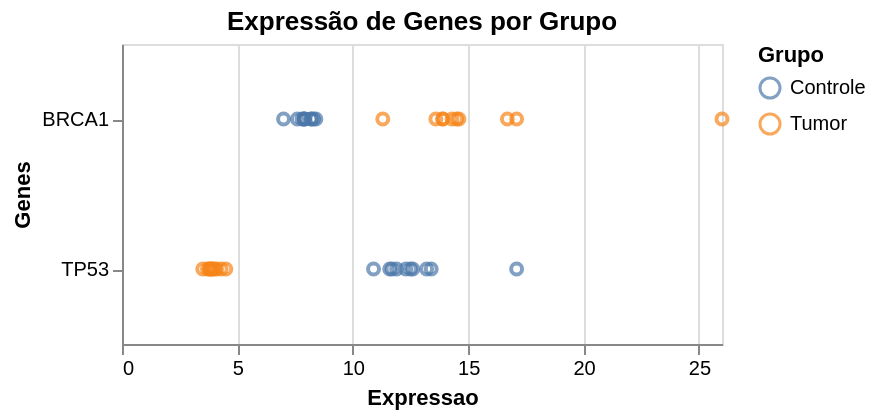

The cell this chart's notebook holds for it:
### Markdown cell above
### 📝 **Problema 1.4**
**🎯 Objetivo:** Visualize de forma organizada com o objetivo de verificar a relação do grupo de controle com a expressividade dos dois genes.

**OBS:** Este exercício admite muitas formas de criar, seja criativo.

### Code cell
#TODO: Crie uma visualização

alt.Chart(df).mark_point().encode(
    y='Genes:N',
    x='Expressao:Q',
    color='Grupo:N',
    tooltip=['Amostra_ID', 'Genes', 'Expressao', 'Grupo']
).properties(
    title='Expressão de Genes por Grupo',
    height=150,
)

### Figure 1 — Vega-Lite specification as saved in the notebook (floating-point values rounded to 4 significant figures)
{"config": {"view": {"continuousWidth": 300, "continuousHeight": 300}}, "data": {"name": "data-a8cae247544cc2a2afecd7d57619d957"}, "mark": {"type": "point"}, "encoding": {"color": {"field": "Grupo", "type": "nominal"}, "tooltip": [{"field": "Amostra_ID", "type": "nominal"}, {"field": "Genes", "type": "nominal"}, {"field": "Expressao", "type": "quantitative"}, {"field": "Grupo", "type": "nominal"}], "x": {"field": "Expressao", "type": "quantitative"}, "y": {"field": "Genes", "type": "nominal"}}, "height": 150, "title": "Expressão de Genes por Grupo", "$schema": "https://vega.github.io/schema/vega-lite/v5.8.0.json", "datasets": {"data-a8cae247544cc2a2afecd7d57619d957": [{"Genes": "TP53", "Amostra_ID": "Ctrl_1", "Grupo": "Controle", "Expressao": 12.5}, {"Genes": "TP53", "Amostra_ID": "Ctrl_2", "Grupo": "Controle", "Expressao": 13.4}, {"Genes": "TP53", "Amostra_ID": "Ctrl_3", "Grupo": "Controle", "Expressao": 12.3}, {"Genes": "TP53", "Amostra_ID": "Ctrl_4", "Grupo": "Controle", "Expressao": 11.7}, {"Genes": "TP53", "Amostra_ID": "Ctrl_5", "Grupo": "Controle", "Expressao": 11.9}, {"Genes": "TP53", "Amostra_ID": "Ctrl_6", "Grupo": "Controle", "Expressao": 13.2}, {"Genes": "TP53", "Amostra_ID": "Ctrl_7", "Grupo": "Controle", "Expressao": 17.1}, {"Genes": "TP53", "Amostra_ID": "Ctrl_8", "Grupo": "Controle", "Expressao": 12.6}, {"Genes": "TP53", "Amostra_ID": "Ctrl_9", "Grupo": "Controle", "Expressao": 10.9}, {"Genes": "TP53", "Amostra_ID": "Ctrl_10", "Grupo": "Controle", "Expressao": 11.6}, {"Genes": "BRCA1", "Amostra_ID": "Ctrl_1", "Grupo": "Controle", "Expressao": 8.2}, {"Genes": "BRCA1", "Amostra_ID": "Ctrl_2", "Grupo": "Controle", "Expressao": 7.9}, {"Genes": "BRCA1", "Amostra_ID": "Ctrl_3", "Grupo": "Controle", "Expressao": 7.0}, {"Genes": "BRCA1", "Amostra_ID": "Ctrl_4", "Grupo": "Controle", "Expressao": 8.3}, {"Genes": "BRCA1", "Amostra_ID": "Ctrl_5", "Grupo": "Controle", "Expressao": 7.9}, {"Genes": "BRCA1", "Amostra_ID": "Ctrl_6", "Grupo": "Controle", "Expressao": 8.2}, {"Genes": "BRCA1", "Amostra_ID": "Ctrl_7", "Grupo": "Controle", "Expressao": 7.8}, {"Genes": "BRCA1", "Amostra_ID": "Ctrl_8", "Grupo": "Controle", "Expressao": 8.4}, {"Genes": "BRCA1", "Amostra_ID": "Ctrl_9", "Grupo": "Controle", "Expressao": 7.9}, {"Genes": "BRCA1", "Amostra_ID": "Ctrl_10", "Grupo": "Controle", "Expressao": 7.6}, {"Genes": "TP53", "Amostra_ID": "tumor_1", "Grupo": "Tumor", "Expressao": 3.8}, {"Genes": "TP53", "Amostra_ID": "tumor_2", "Grupo": "Tumor", "Expressao": 4.1}, {"Genes": "TP53", "Amostra_ID": "tumor_3", "Grupo": "Tumor", "Expressao": 3.5}, {"Genes": "TP53", "Amostra_ID": "tumor_4", "Grupo": "Tumor", "Expressao": 3.8}, {"Genes": "TP53", "Amostra_ID": "tumor_5", "Grupo": "Tumor", "Expressao": 4.0}, {"Genes": "TP53", "Amostra_ID": "tumor_6", "Grupo": "Tumor", "Expressao": 3.7}, {"Genes": "TP53", "Amostra_ID": "tumor_7", "Grupo": "Tumor", "Expressao": 4.3}, {"Genes": "TP53", "Amostra_ID": "tumor_8", "Grupo": "Tumor", "Expressao": 3.9}, {"Genes": "TP53", "Amostra_ID": "tumor_9", "Grupo": "Tumor", "Expressao": 3.9}, {"Genes": "TP53", "Amostra_ID": "tumor_10", "Grupo": "Tumor", "Expressao": 4.5}, {"Genes": "BRCA1", "Amostra_ID": "tumor_1", "Grupo": "Tumor", "Expressao": 14.5}, {"Genes": "BRCA1", "Amostra_ID": "tumor_2", "Grupo": "Tumor", "Expressao": 13.9}, {"Genes": "BRCA1", "Amostra_ID": "tumor_3", "Grupo": "Tumor", "Expressao": 26.0}, {"Genes": "BRCA1", "Amostra_ID": "tumor_4", "Grupo": "Tumor", "Expressao": 17.1}, {"Genes": "BRCA1", "Amostra_ID": "tumor_5", "Grupo": "Tumor", "Expressao": 11.3}, {"Genes": "BRCA1", "Amostra_ID": "tumor_6", "Grupo": "Tumor", "Expressao": 13.6}, {"Genes": "BRCA1", "Amostra_ID": "tumor_7", "Grupo": "Tumor", "Expressao": 14.6}, {"Genes": "BRCA1", "Amostra_ID": "tumor_8", "Grupo": "Tumor", "Expressao": 16.7}, {"Genes": "BRCA1", "Amostra_ID": "tumor_9", "Grupo": "Tumor", "Expressao": 14.3}, {"Genes": "BRCA1", "Amostra_ID": "tumor_10", "Grupo": "Tumor", "Expressao": 13.9}]}}
